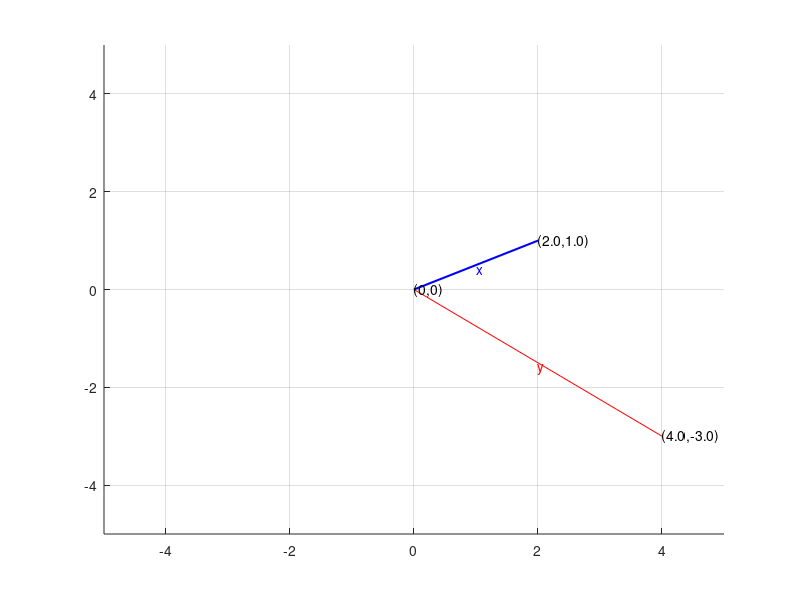

This figure's MATLAB source: (Note: this script raises an error after producing the figure.)
%% Matrix as a linear transformation
clearvars; close all; clc;

% First example
x = [2;1];
A = [1,2;-2,1];
y = A*x

% Plotting vectors
figure();
line([0,x(1)],[0,x(2)],'Color','b','LineWidth',1.5);
line([0,y(1)],[0,y(2)],'Color','r');
text(0,0,'(0,0)');
text(x(1),x(2),sprintf('(%.1f,%.1f)',x(1),x(2)));
text(x(1)/2,x(2)/2,'x','Color','b','VerticalAlignment','top');
text(y(1),y(2),sprintf('(%.1f,%.1f)',y(1),y(2)));
text(y(1)/2,y(2)/2,'y','Color','r','VerticalAlignment','top');
ylim([-5,5]);
xlim([-5,5]);
grid on

%% Pure rotation
theta = 90;
A = [cosd(theta),-sind(theta);sind(theta),cosd(theta)];
y = A*x

% Plot the vectors again, maybe this could be converted to a function! 
plotVectors(x,y);

%% Pure scaling
alpha = 2;
A = [alpha,0;0,alpha];
y = A*x

% Plot the vectors
plotVectors(x,y);
